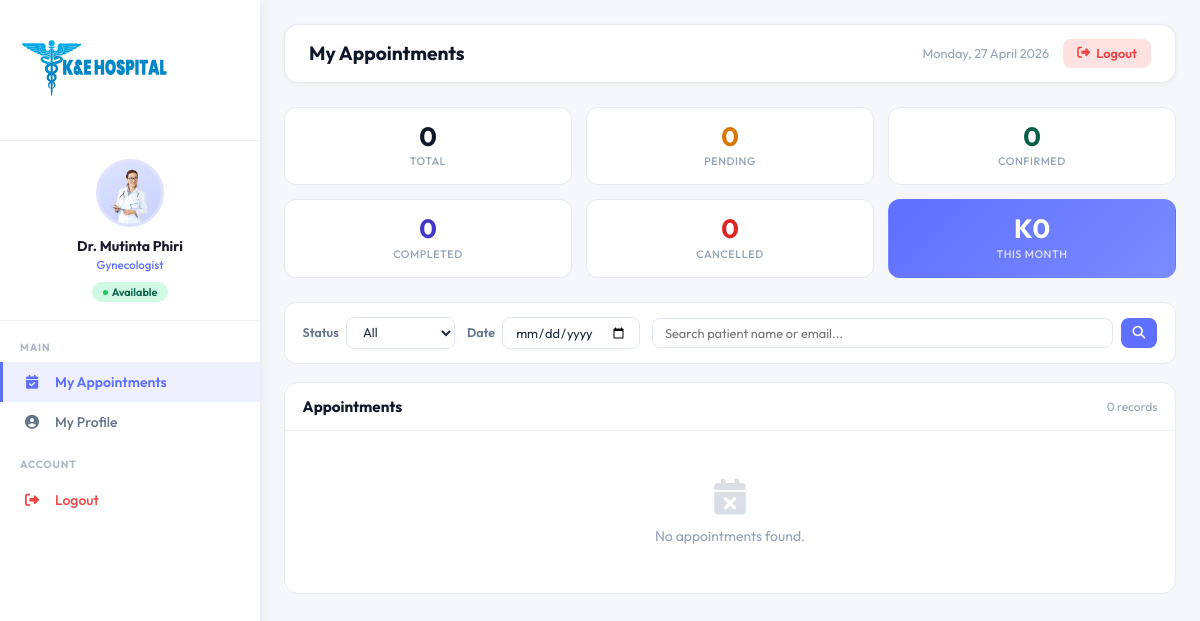
The page /frontend/doctor-dashboard.php (signed in) on the database its author committed.
### tables this page shows
CREATE TABLE doctors (
    doctor_id VARCHAR(50) PRIMARY KEY,
    name VARCHAR(100) NOT NULL,
    email VARCHAR(100) UNIQUE,
    password VARCHAR(255),  
    profile_image VARCHAR(255) DEFAULT '/frontend/assets/upload_area.png',  
    image_path VARCHAR(255),  
    speciality VARCHAR(100) NOT NULL,
    degree VARCHAR(50) NOT NULL,
    experience VARCHAR(50) NOT NULL,
    about TEXT,
    fees DECIMAL(10, 2) NOT NULL,
    address_line1 VARCHAR(255),
    address_line2 VARCHAR(255),
    consultation_duration INT DEFAULT 30,  
    is_available BOOLEAN DEFAULT TRUE,
    rating DECIMAL(3,2) DEFAULT 0,  
    total_reviews INT DEFAULT 0,
    created_at TIMESTAMP DEFAULT CURRENT_TIMESTAMP,
    updated_at TIMESTAMP DEFAULT CURRENT_TIMESTAMP ON UPDATE CURRENT_TIMESTAMP,
    INDEX idx_speciality (speciality),
    INDEX idx_is_available (is_available),
    INDEX idx_rating (rating)
);

### frontend/doctor-dashboard.php (the view, shortened to what this page needs)
<?php
$host     = 'localhost';
$dbname   = 'ke_hospital';
$username = 'root';
$password = '';
$doctor_id   = $_SESSION['doctor_id'];
$doctor_name = isset($_SESSION['doctor_name']) ? $_SESSION['doctor_name'] : 'Doctor';
$doctor       = array();
$appointments = array();
$stats        = array('total'=>0,'pending'=>0,'confirmed'=>0,'completed'=>0,'cancelled'=>0);
$filter_status = isset($_GET['status']) ? $_GET['status'] : '';
$filter_date   = isset($_GET['date'])   ? $_GET['date']   : '';
$filter_search = isset($_GET['search']) ? $_GET['search'] : '';
try {
    $pdo = new PDO("mysql:host=$host;dbname=$dbname;charset=utf8", $username, $password);
    $pdo->setAttribute(PDO::ATTR_ERRMODE, PDO::ERRMODE_EXCEPTION);
    $pdo->setAttribute(PDO::ATTR_DEFAULT_FETCH_MODE, PDO::FETCH_ASSOC);
    $stmt = $pdo->prepare("SELECT * FROM doctors WHERE doctor_id = ?");
    $stmt->execute(array($doctor_id));
    $doctor = $stmt->fetch();
    $sql = "
        SELECT
            a.appointment_id,
            a.appointment_date,
            a.appointment_time,
            a.status,
            a.payment_status,
            a.amount,
            a.symptoms,
            a.created_at,
            u.user_id,
            u.full_name     AS patient_name,
            u.email         AS patient_email,
            u.phone         AS patient_phone,
            u.profile_image AS patient_image,
            u.gender,
            u.blood_group,
            TIMESTAMPDIFF(YEAR, u.date_of_birth, CURDATE()) AS patient_age
        FROM appointments a
        JOIN users u ON a.user_id = u.user_id
        WHERE a.doctor_id = ?
    ";
    $params = array($doctor_id);
    $sql .= " ORDER BY a.appointment_date DESC, a.appointment_time DESC";
    $stmt2 = $pdo->prepare($sql);
    $stmt2->execute($params);
    $appointments = $stmt2->fetchAll();
    $earn_stmt = $pdo->prepare("
        SELECT COALESCE(SUM(p.amount), 0) AS earned
        FROM payments p
        JOIN appointments a ON p.appointment_id = a.appointment_id
        WHERE a.doctor_id = ?
          AND p.payment_status = 'Completed'
          AND MONTH(p.payment_date) = MONTH(CURDATE())
          AND YEAR(p.payment_date)  = YEAR(CURDATE())
    ");
    $earn_stmt->execute(array($doctor_id));
    $monthly_earned = $earn_stmt->fetch()['earned'];
} catch (PDOException $e) {
    $error_msg = 'Database error: ' . $e->getMessage();
    $monthly_earned = 0;
}
$doc_img = ltrim(isset($doctor['profile_image']) ? $doctor['profile_image'] : '', '/');
?>
<!DOCTYPE html>
<html lang="en">
<head>
<link rel="stylesheet" href="https://cdnjs.cloudflare.com/ajax/libs/font-awesome/6.5.0/css/all.min.css">
<link rel="stylesheet" href="./Css/doctor-dashboard.css">
</head>
<body>
<div class="layout">
<aside class="sidebar" id="sidebar">
    <div class="sidebar-brand">
        <div><img src="assets/logo.svg" width="150px" alt=""></div>
    </div>
    <div class="doc-profile-card">
        <div class="doc-avatar-wrap">
            <?php if ($doc_img): ?>
                <img src="<?php echo htmlspecialchars($doc_img); ?>"
                     alt="<?php echo htmlspecialchars($doctor_name); ?>"
                     onerror="this.style.display='none';this.parentElement.textContent='<?php echo strtoupper(substr($doctor_name,0,1)); ?>';">
            <?php else: ?>
                <?php echo strtoupper(substr($doctor_name, 0, 1)); ?>
            <?php endif; ?>
        </div>
        <div class="doc-profile-name"><?php echo htmlspecialchars(isset($doctor['name']) ? $doctor['name'] : $doctor_name); ?></div>
        <div class="doc-profile-spec"><?php echo htmlspecialchars(isset($doctor['speciality']) ? $doctor['speciality'] : ''); ?></div>
        <span class="doc-avail-badge">Available</span>
    </div>
    <nav class="sidebar-nav">
        <div class="nav-section-label">Main</div>
        <a href="doctor-dashboard.php" class="nav-link active">
            <i class="fas fa-calendar-check"></i> My Appointments
        </a>
        <a href="doctor-profile.php" class="nav-link">
            <i class="fas fa-user-circle"></i> My Profile
        </a>
        <div class="nav-section-label" style="margin-top:0.5rem;">Account</div>
        <a href="doctor-logout.php" class="nav-link" style="color:#ef4444;">
            <i class="fas fa-sign-out-alt"></i> Logout
        </a>
    </nav>
</aside>
<main class="main">
    <div class="topbar">
        <div class="topbar-left">
            <h1>My Appointments</h1>
        </div>
        <div class="topbar-right">
            <span class="topbar-date"><?php echo date('l, d F Y'); ?></span>
            <a href="doctor-logout.php" class="logout-link">
                <i class="fas fa-sign-out-alt"></i> Logout
            </a>
        </div>
    </div>
    <div class="stats-grid">
        <div class="stat-card">
            <div class="stat-num"><?php echo $stats['total']; ?></div>
            <div class="stat-label">Total</div>
        </div>
        <div class="stat-card">
            <div class="stat-num" style="color:#d97706;"><?php echo $stats['pending']; ?></div>
            <div class="stat-label">Pending</div>
        </div>
        <div class="stat-card">
            <div class="stat-num" style="color:#065f46;"><?php echo $stats['confirmed']; ?></div>
            <div class="stat-label">Confirmed</div>
        </div>
        <div class="stat-card">
            <div class="stat-num" style="color:#4338ca;"><?php echo $stats['completed']; ?></div>
            <div class="stat-label">Completed</div>
        </div>
        <div class="stat-card">
            <div class="stat-num" style="color:#dc2626;"><?php echo $stats['cancelled']; ?></div>
            <div class="stat-label">Cancelled</div>
        </div>
        <div class="stat-card earnings-card">
            <div class="stat-num">K<?php echo number_format($monthly_earned, 0); ?></div>
            <div class="stat-label">This Month</div>
        </div>
    </div>
    <div class="filters-bar">
        <form method="GET" style="display:contents;">
            <div class="filter-group">
                <label>Status</label>
                <select name="status" onchange="this.form.submit()">
                    <option value="">All</option>
                </select>
            </div>
            <div class="filter-group">
                <label>Date</label>
                <input type="date" name="date" value="<?php echo htmlspecialchars($filter_date); ?>" onchange="this.form.submit()">
            </div>
            <div class="search-wrap">
                <input type="text" name="search" placeholder="Search patient name or email..."
                       value="<?php echo htmlspecialchars($filter_search); ?>">
                <button type="submit" class="btn-search"><i class="fas fa-search"></i></button>
            </div>
        </form>
    </div>
    <div class="table-card">
        <div class="table-card-header">
            <h2>Appointments</h2>
            <span><?php echo count($appointments); ?> record<?php echo count($appointments)!==1?'s':''; ?></span>
        </div>
        <?php if (!empty($appointments)): ?>
        <div class="table-scroll">
            <table>
                <thead>
                    <tr>
                        <th>#</th>
                        <th>Patient</th>
                        <th>Date &amp; Time</th>
                        <th>Symptoms</th>
                        <th>Status</th>
                        <th>Payment</th>
                        <th>Fees (K)</th>
                        <th>Action</th>
                    </tr>
                </thead>
                <tbody>
                <?php $n = 1; foreach ($appointments as $apt): ?>
                <?php
                    $pat_img_raw = isset($apt['patient_image']) ? $apt['patient_image'] : '';
                    $pat_img     = !empty($pat_img_raw) ? resolvePatientImg($pat_img_raw) : '';
                    $initials    = strtoupper(substr(isset($apt['patient_name']) ? $apt['patient_name'] : 'P', 0, 1));
                    $sc = array('Pending'=>'badge-pending','Confirmed'=>'badge-confirmed','Completed'=>'badge-completed','Cancelled'=>'badge-cancelled');
                    $s_cls = isset($sc[$apt['status']]) ? $sc[$apt['status']] : 'badge-pending';
                    $p_cls = ($apt['payment_status']==='Paid') ? 'badge-paid' : 'badge-unpaid';
                    $apt_date = date('M d, Y', strtotime($apt['appointment_date']));
                    $apt_time = date('h:i A', strtotime($apt['appointment_time']));
                    $uid = $apt['appointment_id'];
                    $fee_display = ($apt['amount'] > 0) ? $apt['amount'] : (isset($doctor['fees']) ? $doctor['fees'] : 0);
                    $fee_cls = ($apt['status']==='Completed') ? 'fee-completed' : 'fee-pending';
                ?>
                    <tr>
                        <td style="color:#b0b7c3;font-weight:500;"><?php echo $n++; ?></td>
                        <td>
                            <div class="patient-cell">
                                <div class="pat-avatar">
                                    <?php if ($pat_img): ?>
                                        <img src="<?php echo htmlspecialchars($pat_img); ?>"
                                             alt="<?php echo htmlspecialchars($apt['patient_name']); ?>"
                                             onerror="this.style.display='none';this.parentElement.textContent='<?php echo $initials; ?>';">
                                    <?php else: ?>
                                        <?php echo $initials; ?>
                                    <?php endif; ?>
                                </div>
                                <div>
                                    <div class="pat-name"><?php echo htmlspecialchars($apt['patient_name']); ?></div>
                                    <div class="pat-meta">
                                        <?php echo $apt['patient_age'] ? intval($apt['patient_age']).' yrs' : ''; ?>
                                        <?php if (!empty($apt['gender'])): ?>
                                            <?php echo $apt['patient_age'] ? ' &bull; ' : ''; ?><?php echo htmlspecialchars($apt['gender']); ?>
                                        <?php endif; ?>
                                        <?php if (!empty($apt['blood_group'])): ?>
                                            &bull; <?php echo htmlspecialchars($apt['blood_group']); ?>
                                        <?php endif; ?>
                                    </div>
                                    <div class="pat-meta"><?php echo htmlspecialchars($apt['patient_email']); ?></div>
                                </div>
                            </div>
                        </td>
                        <td>
                            <span style="font-weight:600;color:#0f172a;font-size:0.82rem;"><?php echo $apt_date; ?></span><br>
                            <span style="font-size:0.73rem;color:#94a3b8;"><?php echo $apt_time; ?></span>
                        </td>
                        <td>
                            <div class="symptoms-cell" title="<?php echo htmlspecialchars(isset($apt['symptoms']) ? $apt['symptoms'] : ''); ?>">
                                <?php echo !empty($apt['symptoms']) ? htmlspecialchars($apt['symptoms']) : '<span style="color:#d1d5db;">—</span>'; ?>
                            </div>
                        </td>
                        <td><span class="badge <?php echo $s_cls; ?>"><?php echo htmlspecialchars($apt['status']); ?></span></td>
                        <td><span class="badge <?php echo $p_cls; ?>"><?php echo htmlspecialchars($apt['payment_status']); ?></span></td>
                        <td class="<?php echo $fee_cls; ?>">
                            <?php echo number_format($fee_display, 2); ?>
                            <?php if ($apt['status']==='Completed'): ?>
                                <i class="fas fa-check-circle" style="font-size:0.7rem;color:#22c55e;" title="Payment recorded"></i>
                            <?php endif; ?>
                        </td>
                        <td>
                            <?php if ($apt['status'] !== 'Cancelled' && $apt['status'] !== 'Completed'): ?>
                            <div class="action-wrap">
                                <button class="btn-action" onclick="toggleMenu(<?php echo $uid; ?>)" type="button">
                                    Update <i class="fas fa-chevron-down" style="font-size:0.62rem;"></i>
                                </button>
                                <div class="action-menu" id="menu-<?php echo $uid; ?>">
                                    <?php if ($apt['status'] === 'Pending'): ?>
                                    <form method="POST" style="margin:0;">
                                        <input type="hidden" name="appointment_id" value="<?php echo $uid; ?>">
                                        <input type="hidden" name="new_status"      value="Confirmed">
                                        <button type="submit" name="update_status" class="action-menu-item confirm">
                                            <i class="fas fa-check-circle"></i> Confirm
                                        </button>
                                    </form>
                                    <?php endif; ?>
                                    <?php if ($apt['status'] === 'Confirmed'): ?>
                                    <form method="POST" style="margin:0;">
                                        <input type="hidden" name="appointment_id" value="<?php echo $uid; ?>">
                                        <input type="hidden" name="new_status"      value="Completed">
                                        <button type="submit" name="update_status" class="action-menu-item complete"
                                                onclick="return confirm('Mark as Completed? This will record K<?php echo number_format($fee_display,2); ?> payment on the admin dashboard.')">
                                            <i class="fas fa-clipboard-check"></i> Mark Completed
                                        </button>
                                    </form>
                                    <?php endif; ?>
                                    <form method="POST" style="margin:0;">
                                        <input type="hidden" name="appointment_id" value="<?php echo $uid; ?>">
                                        <input type="hidden" name="new_status"      value="Cancelled">
                                        <button type="submit" name="update_status" class="action-menu-item cancel"
                                                onclick="return confirm('Cancel this appointment?')">
                                            <i class="fas fa-times-circle"></i> Cancel
                                        </button>
                                    </form>
                                </div>
                            </div>
                            <?php else: ?>
                                <span style="font-size:0.73rem;color:#b0b7c3;">
                                    <?php echo $apt['status']==='Completed' ? '&#x2713; Done' : 'Cancelled'; ?>
                                </span>
                            <?php endif; ?>
                        </td>
                    </tr>
                <?php endforeach; ?>
                </tbody>
            </table>
        </div>
        <?php else: ?>
        <div class="empty-state">
            <i class="fas fa-calendar-times"></i>
            <p>No appointments found<?php echo (!empty($filter_status)||!empty($filter_date)||!empty($filter_search))?' matching your filters':''; ?>.</p>
        </div>
        <?php endif; ?>
    </div>
</main>
</div>
</body>
</html>

### rows shown on the page
doctors: profile_image (picture), name "Dr. Mutinta Phiri", speciality "Gynecologist"

### other values the page prints
$stats['total'] "0"
$stats['pending'] "0"
$stats['confirmed'] "0"
$stats['completed'] "0"
$stats['cancelled'] "0"
$monthly_earned "0"
count($appointments) "0"
